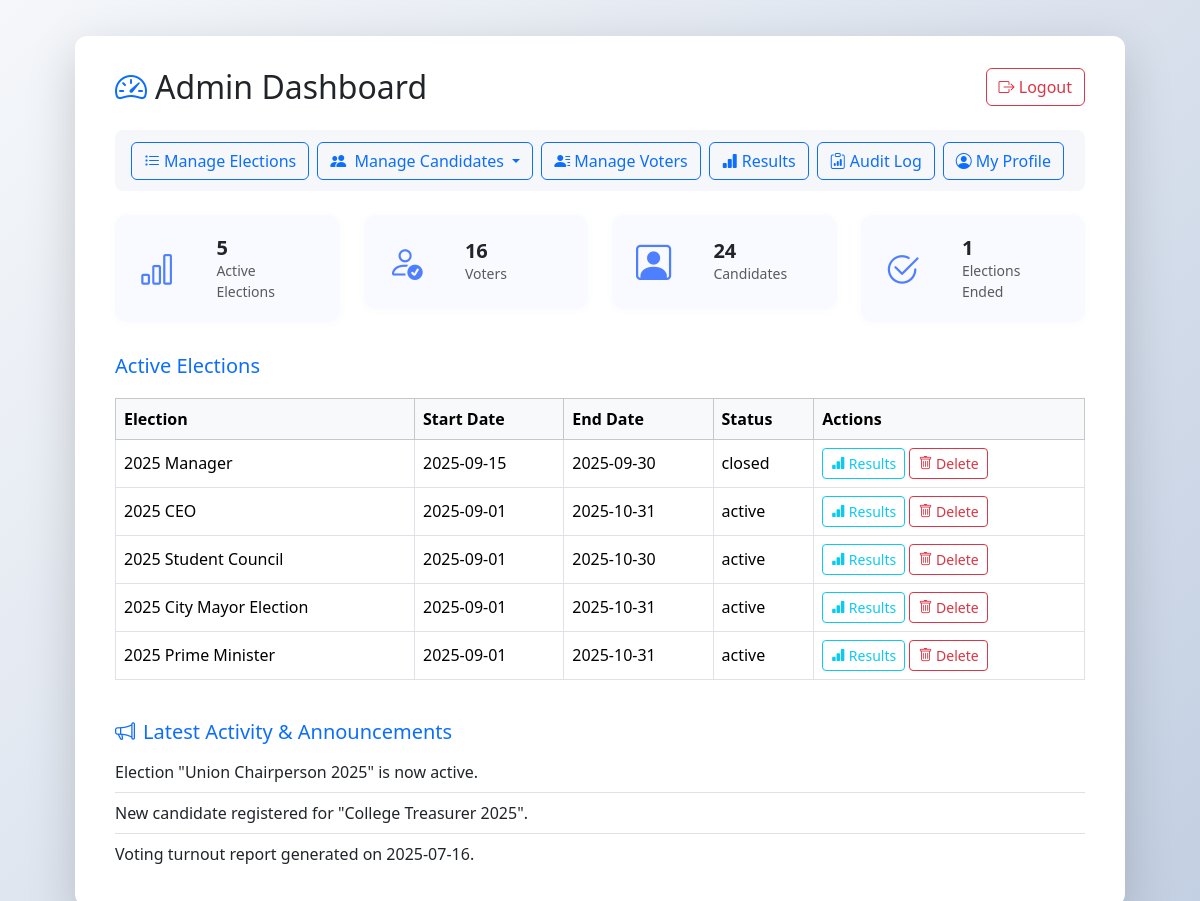
The page /admin/admin_dashboard.php (signed in) on the database its author committed.
### tables this page shows
CREATE TABLE `elections` (
  `id` int(11) NOT NULL,
  `name` varchar(255) NOT NULL,
  `description` text DEFAULT NULL,
  `start_date` datetime NOT NULL,
  `end_date` datetime NOT NULL,
  `status` enum('pending','active','closed') NOT NULL DEFAULT 'pending',
  `created_at` datetime DEFAULT current_timestamp(),
  `updated_at` datetime DEFAULT current_timestamp() ON UPDATE current_timestamp()
);

### admin/admin_dashboard.php (the view, shortened to what this page needs)
<?php
require '../db.php';
$now = date('Y-m-d H:i:s');
$conn->query("UPDATE elections SET status = 'active'
               WHERE start_date <= '$now' AND end_date > '$now' AND status = 'closed'");
$conn->query("UPDATE elections SET status = 'closed'
               WHERE end_date <= '$now' AND status != 'closed'");
$activeElections = $conn->query("SELECT * FROM elections ORDER BY start_date DESC");
$totalVoters = $conn->query("SELECT COUNT(*) FROM voters")->fetch_row()[0];
$totalCandidates = $conn->query("SELECT COUNT(*) FROM candidates")->fetch_row()[0];
$totalElections = $conn->query("SELECT COUNT(*) FROM elections")->fetch_row()[0];
$ended_elections = $conn->query("SELECT COUNT(*) FROM elections WHERE status = 'closed'")->fetch_row()[0];
?>
<!DOCTYPE html>
<html lang="en">
<head>
    <link rel="stylesheet" href="https://cdn.jsdelivr.net/npm/bootstrap@5.3.2/dist/css/bootstrap.min.css">
    <link rel="stylesheet" href="https://cdn.jsdelivr.net/npm/bootstrap-icons@1.11.3/font/bootstrap-icons.min.css">
</head>
<body>
<div class="container">
    <div class="dashboard-card shadow-lg mx-auto" style="max-width: 1050px;">
        <div class="dashboard-header mb-4">
            <h2><i class="bi bi-speedometer2 text-primary me-2"></i>Admin Dashboard</h2>
            <a href="logout.php" class="btn btn-outline-danger"><i class="bi bi-box-arrow-right"></i> Logout</a>
        </div>
        <div class="admin-nav d-flex flex-wrap gap-2 mb-4">
            <a class="btn btn-outline-primary" href="manage_elections.php"><i class="bi bi-list-task me-1"></i>Manage Elections</a>
<div class="btn-group">
    <button class="btn btn-outline-primary dropdown-toggle" data-bs-toggle="dropdown" aria-expanded="false">
        <i class="bi bi-people-fill me-1"></i> Manage Candidates
    </button>
</div>
            <a class="btn btn-outline-primary" href="manage_voters.php"><i class="bi bi-person-lines-fill me-1"></i>Manage Voters</a>
            <a class="btn btn-outline-primary" href="../voter/result.php"><i class="bi bi-bar-chart-fill me-1"></i>Results</a>
            <a class="btn btn-outline-primary" href="audit_log.php"><i class="bi bi-clipboard-data me-1"></i>Audit Log</a>
            <a class="btn btn-outline-primary" href="admin_profile.php"><i class="bi bi-person-circle me-1"></i>My Profile</a>
        </div>
        <div class="row mb-3">
            <div class="col-md-3 col-6">
                <div class="stat-card">
                    <span class="icon"><i class="bi bi-bar-chart"></i></span>
                    <div>
                        <div class="fw-bold h5 mb-0"><?= $totalElections ?></div>
                        <div class="text-muted small">Active Elections</div>
                    </div>
                </div>
            </div>
            <div class="col-md-3 col-6">
                <div class="stat-card">
                    <span class="icon"><i class="bi bi-person-check"></i></span>
                    <div>
                        <div class="fw-bold h5 mb-0"><?=$totalVoters ?></div>
                        <div class="text-muted small">Voters</div>
                    </div>
                </div>
            </div>
            <div class="col-md-3 col-6">
                <div class="stat-card">
                    <span class="icon"><i class="bi bi-person-square"></i></span>
                    <div>
                        <div class="fw-bold h5 mb-0"><?= $totalCandidates?></div>
                        <div class="text-muted small">Candidates</div>
                    </div>
                </div>
            </div>
            <div class="col-md-3 col-6">
                <div class="stat-card">
                    <span class="icon"><i class="bi bi-check2-circle"></i></span>
                    <div>
                        <div class="fw-bold h5 mb-0"><?= $ended_elections?></div>
                        <div class="text-muted small">Elections Ended</div>
                    </div>
                </div>
            </div>
        </div>
        <h5 class="mt-3 mb-3 text-primary">Active Elections</h5>
        <div class="table-responsive">
            <table class="table table-bordered align-middle">
                <thead class="table-light">
                    <tr>
                        <th>Election</th>
                        <th>Start Date</th>
                        <th>End Date</th>
                        <th>Status</th>
                        <th>Actions</th>
                    </tr>
                </thead>
                <tbody>
                    <?php if (empty($activeElections)): ?>
   <tr><td colspan="5" class="text-center text-muted">No active elections at this time.</td></tr>
<?php else: ?>
   <?php foreach ($activeElections as $election): ?>
   <tr>
        <td><?= htmlspecialchars($election['name']) ?></td>
        <td><?= date('Y-m-d', strtotime($election['start_date'])) ?></td>
        <td><?= date('Y-m-d', strtotime($election['end_date'])) ?></td>
        <td><span class=""><?= htmlspecialchars($election['status']) ?></span></td>
        <td>
            <a href="results.php?election=<?= $election['id'] ?>" class="btn btn-sm btn-outline-info"><i class="bi bi-bar-chart-fill"></i> Results</a>
            <a href="delete_election.php?id=<?= $election['id'] ?>" onclick="return confirm('Delete this election?')" class="btn btn-sm btn-outline-danger"><i class="bi bi-trash"></i> Delete</a>
        </td>
   </tr>
   <?php endforeach; ?>
<?php endif; ?>
                </tbody>
            </table>
        </div>
        <div class="mt-4">
            <h5 class="text-primary mb-2"><i class="bi bi-megaphone me-2"></i>Latest Activity & Announcements</h5>
            <ul class="list-group list-group-flush">
                <li class="list-group-item px-0">Election "Union Chairperson 2025" is now active.</li>
                <li class="list-group-item px-0">New candidate registered for "College Treasurer 2025".</li>
                <li class="list-group-item px-0">Voting turnout report generated on 2025-07-16.</li>
            </ul>
        </div>
    </div>
</div>
</body>
</html>

### admin/admin_dashboard.php (style rules this page uses)
body { background: linear-gradient(135deg, #f5f7fa, #c3cfe2); min-height: 100vh; }
.dashboard-card { border-radius: .75rem; background: #fff; box-shadow: 0 2px 16px rgba(0,0,0,0.07); padding: 2rem 2.5rem; margin-top: 36px; }
.dashboard-header { display: flex; justify-content: space-between; align-items: center; }
.dashboard-header h2 { margin-bottom: 0; }
.admin-nav { border-radius: 8px; margin-bottom: 2rem; background: #f6f7fa; padding: 0.7rem 1rem; }
.stat-card { display: flex; align-items: center; border-radius: 12px; padding: 1.3em 1.5em; background: #f8faff; margin-bottom: 1rem; box-shadow: 0 1px 8px rgba(52,104,173,0.03); }
.stat-card .icon { font-size: 2.2rem; margin-right: 1.2em; color: #4e7fff; }
.table-responsive { margin-top: 1.2em; }

### rows shown on the page
elections: name "2025 Manager", start_date "2025-09-15", end_date "2025-09-30", status "closed"
elections: name "2025 CEO", start_date "2025-09-01", end_date "2025-10-31", status "active"
elections: name "2025 Student Council", start_date "2025-09-01", end_date "2025-10-30", status "active"
elections: name "2025 City Mayor Election", start_date "2025-09-01", end_date "2025-10-31", status "active"
elections: name "2025 Prime Minister", start_date "2025-09-01", end_date "2025-10-31", status "active"

### other values the page prints
$totalElections "5"
$totalVoters "16"
$totalCandidates "24"
$ended_elections "1"
